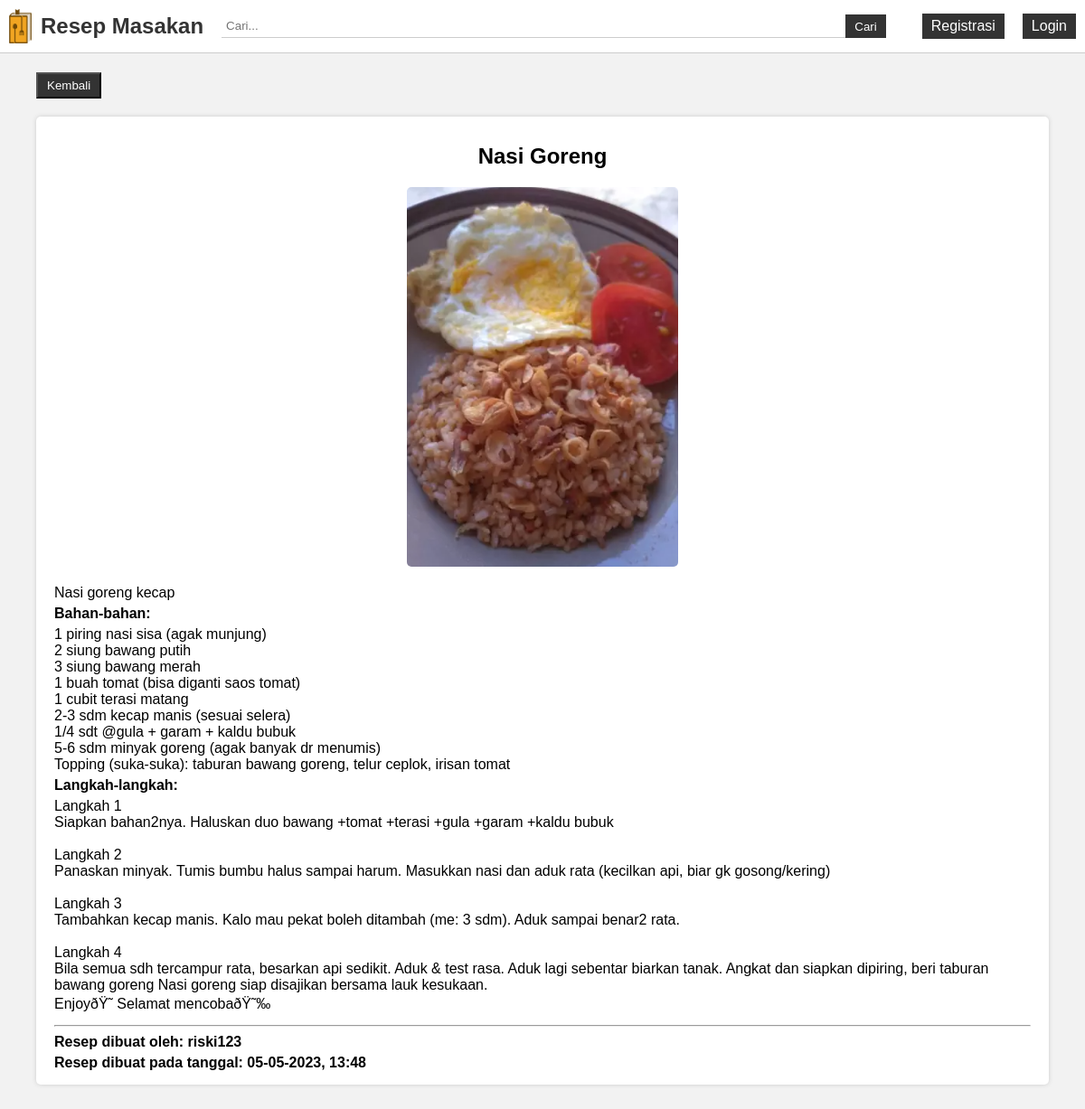
The page /detail_resep.php?id_resep=11 on the database its author committed.
### tables this page shows
CREATE TABLE `resep` (
  `id_resep` int(11) NOT NULL,
  `nama_resep` varchar(100) NOT NULL,
  `deskripsi_resep` text NOT NULL,
  `bahan` text NOT NULL,
  `langkah` text NOT NULL,
  `foto_resep` text DEFAULT NULL,
  `tanggal_resep_dibuat` datetime NOT NULL,
  `id_user` int(11) NOT NULL
);

CREATE TABLE `user` (
  `id_user` int(11) NOT NULL,
  `username` varchar(50) NOT NULL,
  `password` varchar(255) NOT NULL,
  `nama_lengkap` varchar(50) NOT NULL
);

### detail_resep.php (the view, shortened to what this page needs)
<?php
	require_once 'koneksi.php';
	$id_resep = $_GET['id_resep'];
	$resep = mysqli_query($koneksi, "SELECT * FROM resep INNER JOIN user ON resep.id_user = user.id_user WHERE id_resep = '$id_resep' ORDER BY nama_resep ASC");
	$data_resep = mysqli_fetch_assoc($resep);
?>
<html>
<head>
	<?php include_once 'include_head.php'; ?>
</head>
<body>
	<?php include_once 'include_navbar.php'; ?>
	<div class="container padding-10px margin-top-bottom-50px">
		<button type="button" onclick="return window.history.back()" class="button margin-top-bottom-20px">Kembali</button>
		<div class="card-detail-resep">
		    <h2 class="text-center"><?= $data_resep['nama_resep']; ?></h2>
		    <img src="img/<?= $data_resep['foto_resep']; ?>" alt="Gambar">
		    <p class="card-description"><?= $data_resep['deskripsi_resep']; ?></p>
		    <h4 class="margin-top-bottom-5px">Bahan-bahan:</h4>
		    <p class="card-description"><?= $data_resep['bahan']; ?></p>
		    <h4 class="margin-top-bottom-5px">Langkah-langkah:</h4>
		    <p class="card-description"><?= $data_resep['langkah']; ?></p>
		    <hr>
		    <h4 class="margin-top-bottom-5px">Resep dibuat oleh: <?= $data_resep['username']; ?></h4>
		    <h4 class="margin-top-bottom-5px">Resep dibuat pada tanggal: <?= date("d-m-Y, H:i", strtotime($data_resep['tanggal_resep_dibuat'])); ?></h4>
		</div>
	</div>
</body>
</html>

### style.css (style rules this page uses)
* { box-sizing: border-box; }
body { font-family: Arial, sans-serif; background-color: #f2f2f2; margin: 0; }
.container { width: 100%; padding-right: 15px; padding-left: 15px; margin-right: auto; margin-left: auto; }
.margin-top-bottom-50px { margin-top: 50px; margin-bottom: 50px; }
.margin-top-bottom-20px { margin-top: 20px; margin-bottom: 20px; }
.margin-top-bottom-5px { margin-top: 5px; margin-bottom: 5px; }
.padding-10px { padding: 10px; }
.text-center { text-align: center; }
.card-description { font-size: 1rem; margin: 0; }
.button { display: inline-block; color: #fff; text-decoration: none; background-color: #333; padding: 5px 10px; }
.card-detail-resep { position: relative; background-color: #fff; border-radius: 5px; padding: 10px 20px; box-shadow: 0px 0px 5px #ccc; }
.card-detail-resep img { display: block; margin-left: auto; margin-right: auto; border-radius: 5px; margin-bottom: 20px; width: 300px; }
@media (min-width: 500px) { .container { max-width: 540px; } }
@media (min-width: 500px) { .margin-top-bottom-50px { margin-top: 150px; } }
@media (min-width: 768px) { .container { max-width: 720px; } }
@media (min-width: 768px) { .margin-top-bottom-50px { margin-top: 50px; } }
@media (min-width: 992px) { .container { max-width: 960px; } }
@media (min-width: 992px) { .margin-top-bottom-50px { margin-top: 50px; } }
@media (min-width: 1200px) { .container { max-width: 1140px; } }
@media (min-width: 1200px) { .margin-top-bottom-50px { margin-top: 50px; } }

### rows shown on the page
resep: nama_resep "Nasi Goreng", foto_resep (picture), deskripsi_resep "Nasi goreng kecap", bahan "1 piring nasi sisa (agak munjung) 2 siung bawang putih 3 siung bawang merah 1 buah tomat (bisa diganti saos tomat) 1 cubit terasi matang 2-3 sdm kecap manis (sesuai selera) 1/4 sdt @gula + garam + kaldu bubuk 5-6 sdm minyak goreng (agak banyak dr menumis) Topping (suka-suka): taburan bawang goreng, telur ceplok, irisan tomat", langkah "Langkah 1 Siapkan bahan2nya. Haluskan duo bawang +tomat +terasi +gula +garam +kaldu bubuk Langkah 2 Panaskan minyak. Tumis bumbu halus sampai harum. Masukkan nasi dan aduk rata (kecilkan api, biar gk gosong/kering) Langkah 3 Tambahkan kecap manis. Kalo mau pekat boleh ditambah (me: 3 sdm). Aduk sampai benar2 rata. Langkah 4 Bila semua sdh tercampur rata, besarkan api sedikit. Aduk & test rasa. Aduk lagi sebentar biarkan tanak. Angkat dan siapkan dipiring, beri taburan bawang goreng Nasi goreng siap disajikan bersama lauk kesukaan. EnjoyðŸ˜ Selamat mencobaðŸ˜‰", id_user.username "riski123", tanggal_resep_dibuat "05-05-2023, 13:48"
